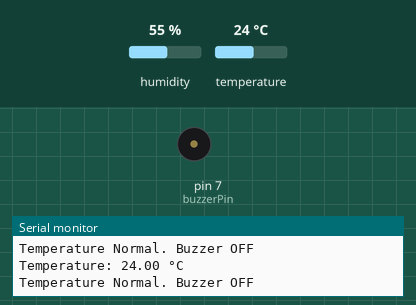
This sketch was run on a simulated Arduino Uno, built with avr-gcc and run on an emulated ATmega328P. Parts: buzzer (waves = sounding, pin HIGH), the last lines printed to the serial monitor. The test bench sets the inputs (shaded band); at power-on: temperature 24 °C, humidity 55 %.

Above: at 2.8 s.
2.9 s: temperature set to 29 °C
5.6 s: temperature set to 32 °C
At 7.2 s:
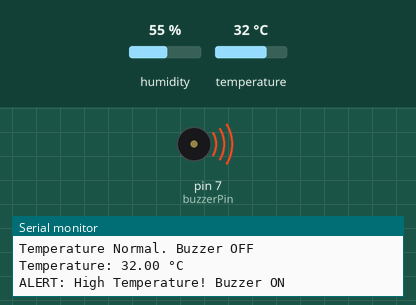
8.3 s: temperature set to 12 °C
At 10.8 s:
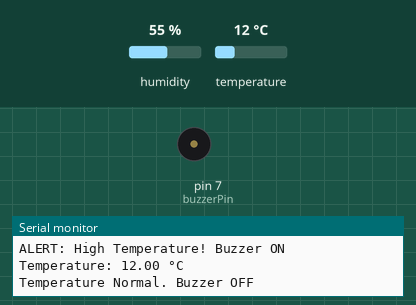
11.6 s: temperature set to 33 °C
At 13.2 s:
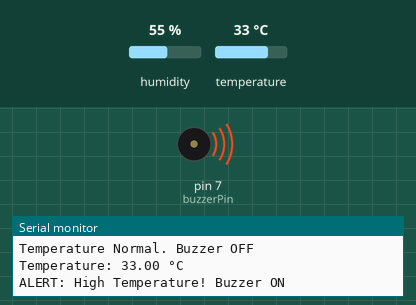
Timing chart, 0 to 14.7 s (numbered marks = the images above; inputs shaded):
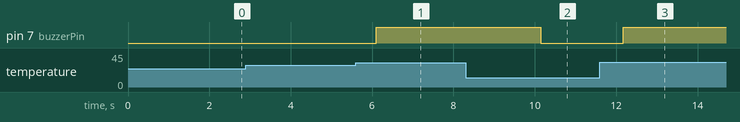

The sketch:

Arduino_Fire.ino
```cpp
#include <DHT.h>

#define DHTPIN 2
#define DHTTYPE DHT11

DHT dht(DHTPIN, DHTTYPE);

const int buzzerPin = 7;
const float tempThreshold = 30.0;   // Set temperature limit (°C)

void setup() {
  Serial.begin(9600);
  dht.begin();

  pinMode(buzzerPin, OUTPUT);
  digitalWrite(buzzerPin, LOW);
}

void loop() {
  float temperature = dht.readTemperature();

  // Check if reading failed
  if (isnan(temperature)) {
    Serial.println("Failed to read from DHT11!");
    delay(2000);
    return;
  }

  Serial.print("Temperature: ");
  Serial.print(temperature);
  Serial.println(" °C");

  if (temperature > tempThreshold) {
    digitalWrite(buzzerPin, HIGH);
    Serial.println("ALERT: High Temperature! Buzzer ON");
  } else {
    digitalWrite(buzzerPin, LOW);
    Serial.println("Temperature Normal. Buzzer OFF");
  }

  delay(2000);
}
```

Measured:
- the behaviour switches between 30 and 31 °C on temperature (found by bisection; images 0 and 1)
- after the input at 5.6 s, pin 7 (buzzerPin): LOW → HIGH after 0.50 s
- after the input at 8.3 s, pin 7 (buzzerPin): HIGH → LOW after 1.8 s
- after the input at 11.6 s, pin 7 (buzzerPin): LOW → HIGH after 0.57 s
